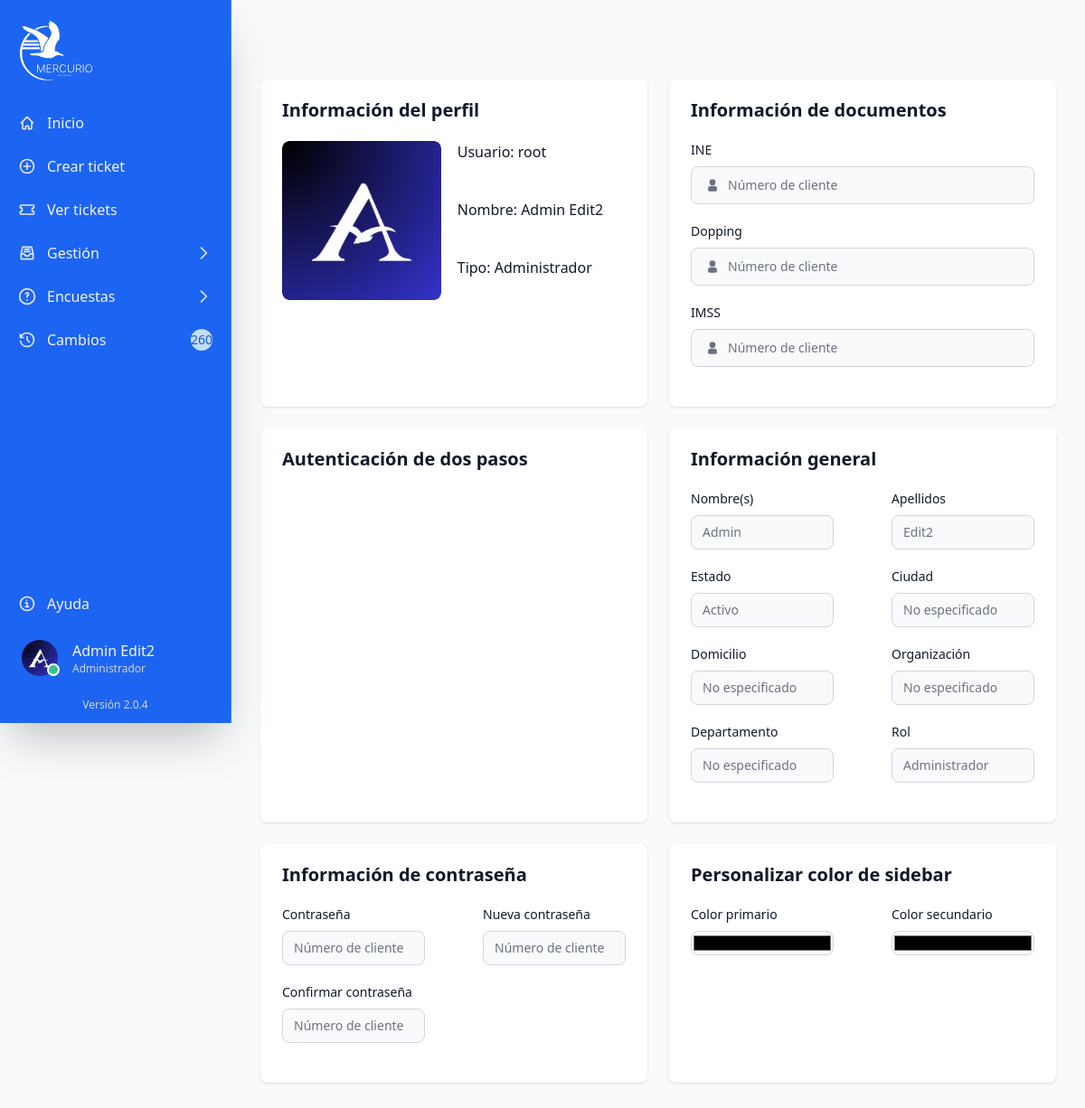
Screenshot of /src/web/ajustes.php (signed in) with the database file from the repository.
### tables this page shows
CREATE TABLE IF NOT EXISTS `users` (
  `userId` int NOT NULL AUTO_INCREMENT,
  `user` varchar(50) NOT NULL,
  `nombre` varchar(55) NOT NULL,
  `apellido` varchar(55) NOT NULL,
  `email` varchar(200) NOT NULL,
  `imagen` varchar(255) NOT NULL,
  `credencial` varchar(255) NOT NULL,
  `tipo` varchar(20) NOT NULL,
  `password` varchar(255) NOT NULL,
  `code` varchar(255) DEFAULT NULL,
  `token` varchar(255) DEFAULT NULL,
  `token_expiration` timestamp NULL DEFAULT NULL,
  `userStatus` tinyint NOT NULL,
  `fhCreacion` datetime NOT NULL,
  `fhBaja` datetime DEFAULT NULL,
  PRIMARY KEY (`userId`)
);

### src/web/ajustes.php (the view, shortened to what the rows shown need)
<?php
include '../configuration/conn-session.php';
if (isset($_SESSION['userId'])) {
    $id = $_SESSION['userId'];
    $sql = "SELECT * FROM users WHERE userId = ?";
    $stmt = $conn->prepare($sql);
    $stmt->bind_param('i', $id);
    $stmt->execute();
    $result = $stmt->get_result();
    $row = $result->fetch_assoc();
}
function userStatus($status)
{
    if ($status == 0) {
        return 'Activo';
    } else {
        return 'Inactivo';
    }
}
?>
<!DOCTYPE html>
<html lang="es">
<head>
    <link rel="stylesheet" href="../output.css">
    <link rel="stylesheet" href="./loading.css">
</head>
<body class="bg-gray-50 dark:bg-gray-700">
    <div class="p-4 sm:ml-64">
        <div class="p-4 mt-14">
            <div class="grid grid-cols-1 gap-4 mb-4">
                <div class="grid lg:grid-cols-2 sm:grid-cols-1 gap-y-6 gap-x-6">
                    <div class="max-w-full w-full bg-white rounded-lg shadow dark:bg-gray-800 p-4 md:p-6">
                        <div class="grid grid-rows-3 grid-flow-col gap-4">
                            <div class="col-span-3">
                                <p class="text-base font-medium text-gray-900 dark:text-white">Usuario: <span
                                        class="font-normal"><?php echo $row['user']; ?></span></p>
                            </div>
                            <div class="col-span-2">
                                <p class="text-base font-medium text-gray-900 dark:text-white">Nombre: <span
                                        class="font-normal"><?php echo $row['nombre'] . ' ' . $row['apellido']; ?></span>
                                </p>
                            </div>
                        </div>
                    </div>
                    <div class="max-w-full w-full bg-white rounded-lg shadow dark:bg-gray-800 p-4 md:p-6">
                        <div class="grid grid-cols-2 gap-x-16">
                            <div class="mb-5">
                                <label for="numCliente"
                                    class="block mb-2 text-sm font-medium text-gray-900 dark:text-white">Nombre(s)</label>
                                <input type="text" id="numCliente"
                                    class="bg-gray-50 border border-gray-300 text-gray-900 text-sm rounded-lg focus:ring-blue-500 focus:border-blue-500 block w-full dark:bg-gray-700 dark:border-gray-600 dark:placeholder-gray-400 dark:text-white dark:focus:ring-blue-500 dark:focus:border-blue-500"
                                    placeholder="<?php echo $row['nombre']; ?>" disabled readonly required>
                            </div>
                            <div class="mb-5">
                                <label for="numCliente"
                                    class="block mb-2 text-sm font-medium text-gray-900 dark:text-white">Apellidos</label>
                                <input type="text" id="numCliente"
                                    class="bg-gray-50 border border-gray-300 text-gray-900 text-sm rounded-lg focus:ring-blue-500 focus:border-blue-500 block w-full dark:bg-gray-700 dark:border-gray-600 dark:placeholder-gray-400 dark:text-white dark:focus:ring-blue-500 dark:focus:border-blue-500"
                                    placeholder="<?php echo $row['apellido']; ?>" disabled readonly required>
                            </div>
                            <div class="mb-5">
                                <label for="numCliente"
                                    class="block mb-2 text-sm font-medium text-gray-900 dark:text-white">Estado</label>
                                <input type="text" id="numCliente"
                                    class="bg-gray-50 border border-gray-300 text-gray-900 text-sm rounded-lg focus:ring-blue-500 focus:border-blue-500 block w-full dark:bg-gray-700 dark:border-gray-600 dark:placeholder-gray-400 dark:text-white dark:focus:ring-blue-500 dark:focus:border-blue-500"
                                    placeholder="<?php echo userStatus($row['userStatus']); ?>" disabled readonly
                                    required>
                            </div>
                            <div class="mb-5">
                                <label for="numCliente"
                                    class="block mb-2 text-sm font-medium text-gray-900 dark:text-white">Rol</label>
                                <input type="text" id="numCliente"
                                    class="bg-gray-50 border border-gray-300 text-gray-900 text-sm rounded-lg focus:ring-blue-500 focus:border-blue-500 block w-full dark:bg-gray-700 dark:border-gray-600 dark:placeholder-gray-400 dark:text-white dark:focus:ring-blue-500 dark:focus:border-blue-500"
                                    placeholder="<?php echo userType($row['tipo']); ?>" disabled readonly required>
                            </div>
                        </div>
                    </div>
                </div>
            </div>
        </div>
    </div>
</body>
</html>

### rows the page displays
users: user "root", nombre "Admin", apellido "Edit2"

### other values shown
$totalTickets "260"
$_SESSION['nombre'] "Admin"
$_SESSION['apellido'] "Edit2"
